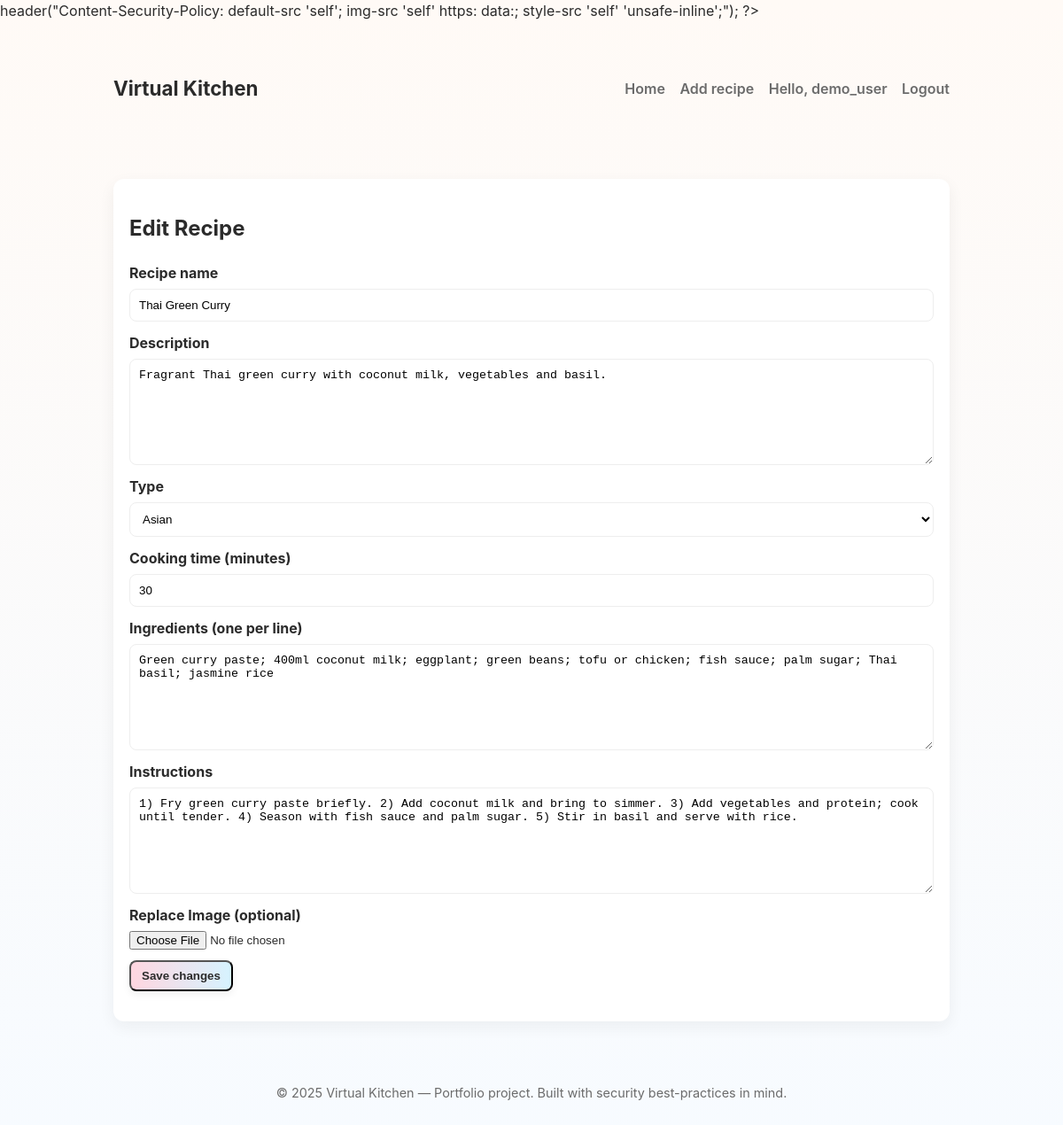
The page /edit_recipe.php?rid=2 (signed in) on the database its author committed.
### tables this page shows
CREATE TABLE users (
  uid INT AUTO_INCREMENT PRIMARY KEY,
  username VARCHAR(50) NOT NULL UNIQUE,
  password VARCHAR(255) NOT NULL,
  email VARCHAR(150) NOT NULL UNIQUE,
  created_at TIMESTAMP DEFAULT CURRENT_TIMESTAMP
);

CREATE TABLE recipes (
  rid INT AUTO_INCREMENT PRIMARY KEY,
  name VARCHAR(150) NOT NULL,
  description VARCHAR(500) NOT NULL,
  type ENUM('French','Italian','Chinese','Indian','Mexican','others','Asian') NOT NULL DEFAULT 'others',
  cookingtime INT NOT NULL,
  ingredients TEXT NOT NULL,
  instructions TEXT NOT NULL,
  image VARCHAR(255) DEFAULT NULL,
  uid INT NOT NULL,
  created_at TIMESTAMP DEFAULT CURRENT_TIMESTAMP,
  FOREIGN KEY (uid) REFERENCES users(uid) ON DELETE CASCADE
);

### inc/functions.php (called while the page is built, shortened)
<?php
require_once __DIR__ . '/config.php';
function e(string $s): string {
    return htmlspecialchars($s, ENT_QUOTES | ENT_SUBSTITUTE, 'UTF-8');
}
function db(): PDO {
    global $pdo;
    return $pdo;
}
function currentUser(): ?array {
    $pdo = db();
    $stmt = $pdo->prepare('SELECT uid, username, email FROM users WHERE uid = :uid');
    $stmt->execute(['uid' => $_SESSION['user_id']]);
    return $stmt->fetch() ?: null;
}

### edit_recipe.php (the view, shortened to what this page needs)
<?php
require_once __DIR__ . '/inc/header.php';
$pdo = db();
$rid = intval($_GET['rid'] ?? 0);
$stmt = $pdo->prepare('SELECT * FROM recipes WHERE rid = :rid');
$stmt->execute(['rid' => $rid]);
$recipe = $stmt->fetch();
?>
<div class="card">
  <h2>Edit Recipe</h2>
  <form method="post" action="edit_recipe.php?rid=<?= $rid ?>" enctype="multipart/form-data">
    <div class="form-group">
      <label>Recipe name</label>
      <input type="text" name="name" required value="<?= e($_POST['name'] ?? $recipe['name']) ?>">
    </div>
    <div class="form-group">
      <label>Description</label>
      <textarea name="description" required><?= e($_POST['description'] ?? $recipe['description']) ?></textarea>
    </div>
    <div class="form-group">
      <label>Type</label>
      <select name="type">
        <?php foreach (['Asian','Chinese','Indian','Italian','French','Mexican','others'] as $t): ?>
          <option value="<?= e($t) ?>" <?= (($t === ($_POST['type'] ?? $recipe['type'])) ? 'selected' : '') ?>><?= e($t) ?></option>
        <?php endforeach; ?>
      </select>
    </div>
    <div class="form-group">
      <label>Cooking time (minutes)</label>
      <input type="number" name="cookingtime" min="1" max="1000" required value="<?= e($_POST['cookingtime'] ?? $recipe['cookingtime']) ?>">
    </div>
    <div class="form-group">
      <label>Ingredients (one per line)</label>
      <textarea name="ingredients" required><?= e($_POST['ingredients'] ?? $recipe['ingredients']) ?></textarea>
    </div>
    <div class="form-group">
      <label>Instructions</label>
      <textarea name="instructions" required><?= e($_POST['instructions'] ?? $recipe['instructions']) ?></textarea>
    </div>
    <div class="form-group">
      <label>Replace Image (optional)</label>
      <input type="file" name="image" accept="image/*">
    </div>
    <button class="btn" type="submit">Save changes</button>
  </form>
</div>
<?php require_once __DIR__ . '/inc/footer.php'; ?>

### inc/header.php (shortened to what this page needs)
<?php
require_once __DIR__ . '/functions.php';
$user = currentUser();
?>
<!doctype html>
<html lang="en">
<head>
  <link rel="stylesheet" href="/css/styles.css">
</head>
<body>
  <header class="site-header">
    <div class="container header-inner">
      <h1 class="site-title"><a href="/index.php">Virtual Kitchen</a></h1>
      <nav class="site-nav">
        <a href="/index.php">Home</a>
        <?php if ($user): ?>
          <a href="/add_recipe.php">Add recipe</a>
          <span class="muted">Hello, <?= e($user['username']) ?></span>
          <a href="/logout.php">Logout</a>
        <?php else: ?>
          <a href="/register.php">Register</a>
          <a href="/login.php">Login</a>
        <?php endif; ?>
      </nav>
    </div>
  </header>
  <main class="container">

### css/styles.css (style rules this page uses)
:root { --bg: #fffaf6; --card: #fff; --accent: #ffd6e0; --muted: #6b6b6b; --text: #2b2b2b; --shadow: rgba(28,28,28,0.06); --glass: rgba(255,255,255,0.7); }
* { box-sizing:border-box }
body { font-family: Inter, ui-sans-serif, system-ui, -apple-system, "Segoe UI", Roboto, "Helvetica Neue", Arial; background: linear-gradient(180deg, #fffaf6 0%, #f7fbff 100%); color:var(--text); margin:0; line-height:1.5; }
.container { max-width:980px;margin:26px auto;padding:0 18px; }
.site-header { background:transparent;padding:12px 0; }
.header-inner { display:flex;align-items:center;justify-content:space-between; }
.site-title a { color:var(--text);text-decoration:none;font-size:1.4rem;font-weight:700; }
.site-nav a { margin-left:12px;color:var(--muted);text-decoration:none;font-weight:600; }
.site-nav .muted { margin-left:12px;color:var(--muted);font-weight:600; }
.card { background:var(--card); border-radius:12px; box-shadow:0 6px 18px var(--shadow); padding:18px; margin-bottom:18px; }
.btn { display:inline-block;padding:8px 12px;border-radius:8px;text-decoration:none;font-weight:600; background:linear-gradient(90deg,#ffd6e0,#d6f3ff);color:var(--text); box-shadow:0 4px 10px rgba(0,0,0,0.06); }
.form-group { margin-bottom:12px }
label { display:block;font-weight:700;margin-bottom:6px }
input[type="text"], input[type="email"], input[type="number"], textarea, select { width:100%;padding:10px;border-radius:8px;border:1px solid #eee;background:var(--glass); }
textarea { min-height:120px }

### rows shown on the page
users: username "demo_user"
recipes: name "Thai Green Curry", description "Fragrant Thai green curry with coconut milk, vegetables and basil.", cookingtime "30", ingredients "Green curry paste; 400ml coconut milk; eggplant; green beans; tofu or chicken; fish sauce; palm sugar; Thai basil; jasmine rice", instructions "1) Fry green curry paste briefly. 2) Add coconut milk and bring to simmer. 3) Add vegetables and protein; cook until tender. 4) Season with fish sauce and palm sugar. 5) Stir in basil and serve with rice."

### other values the page prints
form field type "Asian"
